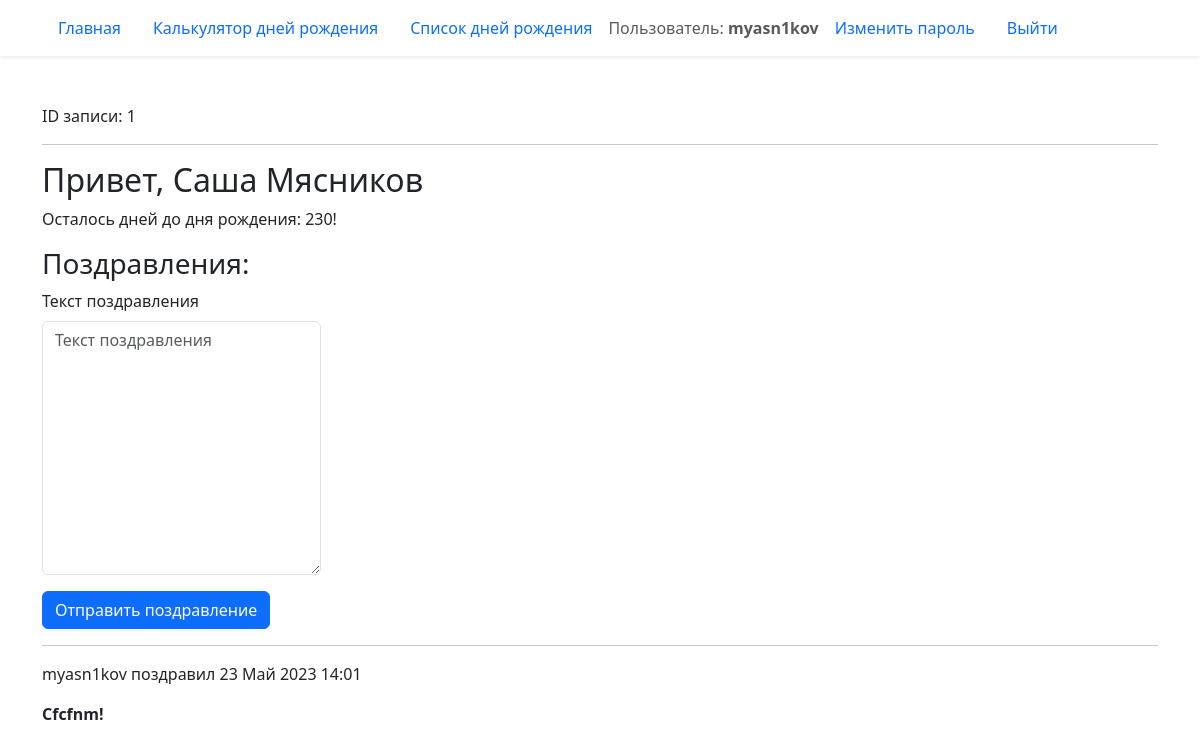
Screenshot of /birthday/1/ (signed in) with the database file from the repository.
### birthday/models.py (models this page shows, shortened)
class Birthday(models.Model):
    first_name = models.CharField('Имя', max_length=20)
    last_name = models.CharField(
        'Фамилия', blank=True, help_text='Необязательное поле', max_length=20
    )
    birthday = models.DateField('Дата рождения', validators=(real_age,))
    image = models.ImageField('Фото', upload_to='birthdays_images', blank=True)
    author = models.ForeignKey(User, verbose_name='Автор записи',
                               on_delete=models.CASCADE, null=True)
    class Meta:
        verbose_name = 'Запись'
        constraints = (
            models.UniqueConstraint(
                fields=('first_name', 'last_name', 'birthday'),
                name='Unique person constraint',
            ),
        )

class Congratulation(models.Model):
    text = models.TextField('Текст поздравления')
    birthday = models.ForeignKey(
        Birthday,
        on_delete=models.CASCADE,
        related_name='congratulations',
    )
    created_at = models.DateTimeField(auto_now_add=True)
    author = models.ForeignKey(User, on_delete=models.CASCADE)
    class Meta:
        ordering = ('created_at',)

### birthday/views.py (the view)
# urls.py: path('<int:pk>/', views.BirthdayDetailView.as_view(), name='detail'),
class BirthdayDetailView(DetailView):
    model = Birthday
    def get_context_data(self, **kwargs):
        context = super().get_context_data(**kwargs)
        context['birthday_countdown'] = calculate_birthday_countdown(
            self.object.birthday
        )
        context['form'] = CongratulationForm()
        context['congratulations'] = (
            self.object.congratulations.select_related('author')
        )
        return context

### birthday/forms.py
class CongratulationForm(forms.ModelForm):
    class Meta:
        model = Congratulation
        fields = ('text',)

### birthday/utils.py (called while the page is built)
def calculate_birthday_countdown(birthday):
    today = date.today()
    this_year_birthday = get_birthday_for_year(birthday, today.year)
    if this_year_birthday < today:
        next_birthday = get_birthday_for_year(birthday, today.year + 1)
    else:
        next_birthday = this_year_birthday
    birthday_countdown = (next_birthday - today).days
    return birthday_countdown

def get_birthday_for_year(birthday, year):
    try:
        calculated_birthday = birthday.replace(year=year)
    except ValueError:
        calculated_birthday = date(year=year, month=3, day=1)
    return calculated_birthday

### templates/birthday/birthday_detail.html (shortened to what this page needs)
{% extends "base.html" %}
{% load django_bootstrap5 %}
{% block content %}
  ID записи: {{ object.id }}
  <hr>
  <h2>Привет, {{ object.first_name }} {{ object.last_name }}</h2>
  {% if birthday_countdown == 0 %}
    <p>С днём рождения!</p>
  {% else %}
    <p>Осталось дней до дня рождения: {{ birthday_countdown }}!</p>
  {% endif %}
  <div>
    <h3>Поздравления:</h3>
    {% if user.is_authenticated %}
      <form action="{% url 'birthday:add_comment' object.pk %}" method="post" class="col-3">
        {% bootstrap_form form %}
        {% bootstrap_button button_type="submit" content="Отправить поздравление" %}
      </form>
    {% endif %}
    {% for congratulation in congratulations %}
      <hr>
      <p>
        {{ congratulation.author.username }}
        поздравил {{ congratulation.created_at|date:"d M Y H:i" }}
      </p>
      <p><b>{{ congratulation.text }}</b></p>
    {% endfor %}
  </div>
{% endblock content %}

### templates/includes/header.html (shortened to what this page needs)
<header>
  <nav class="navbar shadow-sm">
    <div class="container">
      {% with request.resolver_match.view_name as view_name %}
        <ul class="nav nav-pills">
          <li class="nav-item">
            <a class="nav-link {% if view_name == 'pages:homepage' %} active {% endif %}"
              href="{% url 'pages:homepage' %}">
              Главная
            </a>
          </li>
          <li class="nav-item">
            <a class="nav-link {% if view_name == 'birthday:create' %} active {% endif %}"
              href="{% url 'birthday:create' %}">
              Калькулятор дней рождения
            </a>
          </li>
          <li class="nav-item">
            <a class="nav-link {% if view_name == 'birthday:list' %} active {% endif %}" href="{% url 'birthday:list' %}">
              Cписок дней рождения
            </a>
          </li>
          {% if user.is_authenticated %}
            <span class="navbar-text">Пользователь: <b>{{ user.username }}</b></span>
            <li class="nav-item">
              <a class="nav-link{% if view_name == 'password_change' %} active {% endif %}"
                href="{% url 'password_change' %}">Изменить пароль</a>
            </li>
            <li class="nav-item">
              <a class="nav-link" href="{% url 'logout' %}">Выйти</a>
            </li>
          {% endif %}
        </ul>
      {% endwith %}
    </div>
  </nav>
</header>

### rows the page displays
Birthday: id "1", first_name "Саша", last_name "Мясников"
Congratulation: author.username "myasn1kov", created_at "23 Май 2023 14:01", text "Cfcfnm!"

### other values shown
{{ user.username }} "myasn1kov"
{{ birthday_countdown }} "230"
